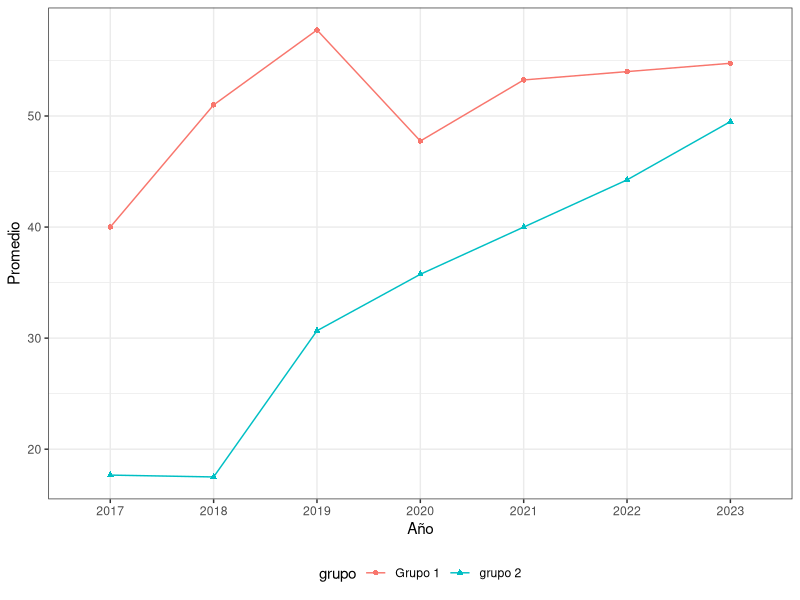

Reproduce this figure in R.
## ---- chunk 1
knitr::opts_chunk$set(collapse = TRUE)

library(tidyverse)
## ---- chunk 2
datos <- tribble(
~"grupo", ~ "Municipio", ~"v_2017", ~"v_2018", ~"v_2019", ~"v_2020", ~"v_2021",~"v_2022",~"v_2023",
       1,       "11001",      53,      65,      74,      48,     67,     68,     79,
       1,       "05001",      37,      49,      54,      61,     60,     59,     58,
       1,       "08001",      25,      38,      45,      33,     36,     34,     33,
       1,       "76001",      45,      52,      58,      49,     50,     55,     49,
       2,       "88001",      15,      13,      17,      20,     25,     26,     28,
       2,       "63001",      17,      25,      33,      48,     55,     58,     65,
       2,       "50001",      21,      28,      42,      50,     52,     58,     60,
       2,       "23001",      NA,       4,      NA,      25,     28,     35,     45
)
## ---- chunk 3
(res1 <- datos |>  
         group_by(grupo) |> 
         summarise_at(vars(starts_with("v_20")), 
                     list(media = ~mean(., na.rm = T), 
                          desv.est = ~sd(., na.rm = T)))) 
## ---- chunk 4
(res2 <- datos |>  
         group_by(grupo) |> 
         summarise(across(starts_with("v_20"), 
                   list(media = ~mean(., na.rm = T), 
                        desv.est = ~sd(., na.rm = T)), 
                          .names = "{fn}_del_{col}")))
## ---- chunk 5

(res3 <- res2 |> 
         relocate(starts_with("media"), .after = grupo))
## ---- chunk 6
datos |> 
  rowwise() |> 
  dplyr::mutate(media = mean(c_across(starts_with("v_20")), na.rm = T))
## ---- chunk 7
(reesL <- res2 |>  
         pivot_longer(cols = -grupo, 
               names_to = c("estadistica", "anio"), 
               names_pattern = "(.*)_del_v_(.*)", 
               values_to = "valor"))
## ---- chunk 8
reesL |> 
  filter(estadistica == "media") |> 
  mutate(grupo = factor(grupo, levels = 1:2, labels=c("Grupo 1", "grupo 2"))) |> 
  ggplot(aes(x = anio, y = valor, group = grupo, color = grupo, shape = grupo)) +
  geom_line() +
  geom_point() +
  labs(x = "Año", y = "Promedio") +
  theme_bw() +
  theme(legend.position = "bottom")
## ---- chunk 9
(reesA <- reesL |> 
         pivot_wider(names_from = estadistica,
                     values_from = valor))
## ---- chunk 10
(reesA2 <- reesL |> 
          pivot_wider(names_from = c("estadistica", "anio"),
                     values_from = valor))
